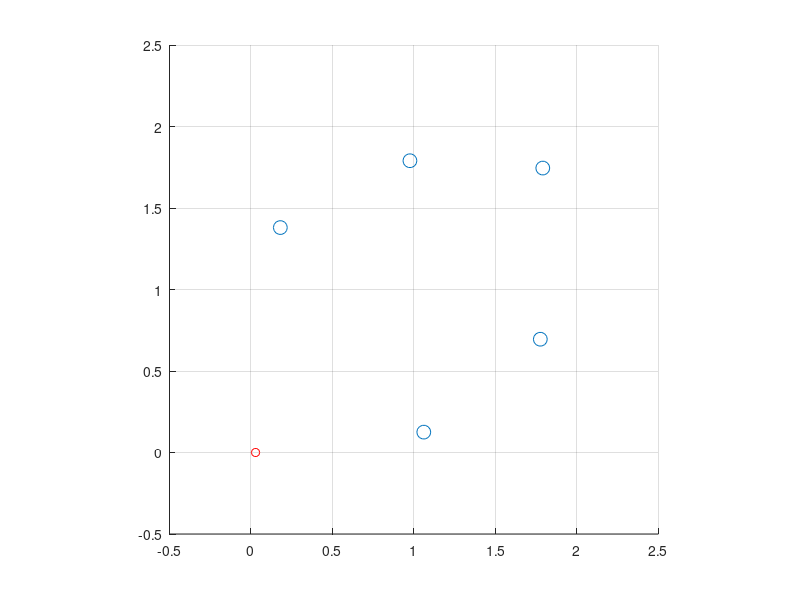

Here is the MATLAB script that generated this plot: (Note: this script raises an error after producing the figure.)
function ekf_slam()
    clear all
    close all
    figure(1)
    grid on; axis equal; 
    axis([-0.5 2.5 -0.5 2.5]);
    hold on

    load_data()
    % this simulator runs for 50 steps
    nsteps = 50;

    % assume motion error with 1 cm standard deviation for translation and 3 degrees
    %for rotation.
    % assume measurement error of 10 cm for range and 3 degreen for bearing  

    global R
    global Q
    
    % the true positions of the landmarks. DO NOT use in the filter
    map = ask_the_oracle_for_map();
    scatter(map(:,1),map(:,2),100,'k*');
    
    %% pose init
    x0 = [0; 0; 0];
    x = zeros(3,nsteps);
    x(:,1) = x0;

    %% Kalman init

    % estimation
    mu = x0;
    sigma = eye(3)*0.01;
    
    %% Beacon init
    idx = [];
    
    for k = 1:nsteps    
        % The true pose of the robot (DO NOT USE in the filter)
         xr          = ask_the_oracle_for_pose(k);    
         scatter(xr(1),xr(2),'r')

        [delta_d,delta_theta]  = get_odom(k);      
        z          = sense(k);
        z = [z,([35 29 54 12 43])'];
        
        [mu,sigma] = prediction_step(mu,sigma,delta_d,delta_theta);
        [mu,sigma,idx] = update_step(mu,sigma,z,idx);
        
        scatter(mu(1,1),mu(2,1),'g+');
        plot_cov(mu(1:2,1),sigma(1:2,1:2),3,'g');
    end
    
    scatter(mu(4,1),mu(5,1),'bx');
    plot_cov(mu(4:5,1),sigma(4:5,4:5),3,'b');
    scatter(mu(6,1),mu(7,1),'bx');
    plot_cov(mu(6:7,1),sigma(6:7,6:7),3,'b');
    scatter(mu(8,1),mu(9,1),'bx');
    plot_cov(mu(8:9,1),sigma(8:9,8:9),3,'b');
    scatter(mu(10,1),mu(11,1),'bx');
    plot_cov(mu(10:11,1),sigma(10:11,10:11),3,'b');
    scatter(mu(12,1),mu(13,1),'bx');
    plot_cov(mu(12:13,1),sigma(12:13,12:13),3,'b');

end
% -----------Add your functions below this line and use them in the main loop above---

 
% --------- Do not change the functions below--

function x = ask_the_oracle_for_pose(k)
    % x is the pose of the robot at time step k
    global X
    x = X(k,:)';
    
end
   
function [delta_d,delta_th] = get_odom(k)
    % returnS odometry at time step k
    global odom   
    delta_d   = odom(k,1);
    delta_th  = odom(k,2);
    
end
    
function z = sense(k)
    % get the sensor data at time step k
    global sensor
    global num_z 
    idx = 1 + (k-1) * num_z;
    z = sensor(idx:idx+num_z-1,:);
    
end
    
function m= ask_the_oracle_for_map()
    global map
    m = map;
    
end
    
        
function load_data()
    global X  
    global odom
    global sensor
    global map
    global num_z
    data    =  load('data2.mat');
    X         =  data.xr';
    X         = X(2:end,:);
    odom   = data.odom;
    sensor = data.sensor;
    map     = data.map;
    num_z = length(map);
end
   
